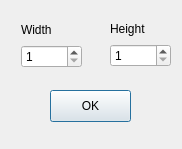
<?xml version="1.0" encoding="UTF-8"?>
<ui version="4.0">
 <class>SizeDialog</class>
 <widget class="QDialog" name="SizeDialog">
  <property name="geometry">
   <rect>
    <x>0</x>
    <y>0</y>
    <width>182</width>
    <height>149</height>
   </rect>
  </property>
  <property name="minimumSize">
   <size>
    <width>182</width>
    <height>149</height>
   </size>
  </property>
  <property name="maximumSize">
   <size>
    <width>182</width>
    <height>149</height>
   </size>
  </property>
  <property name="windowTitle">
   <string>Select size</string>
  </property>
  <widget class="QPushButton" name="btnOK">
   <property name="geometry">
    <rect>
     <x>50</x>
     <y>90</y>
     <width>81</width>
     <height>32</height>
    </rect>
   </property>
   <property name="text">
    <string>OK</string>
   </property>
  </widget>
  <widget class="QWidget" name="">
   <property name="geometry">
    <rect>
     <x>110</x>
     <y>20</y>
     <width>61</width>
     <height>47</height>
    </rect>
   </property>
   <layout class="QVBoxLayout" name="verticalLayout">
    <item>
     <widget class="QLabel" name="label_2">
      <property name="text">
       <string>Height</string>
      </property>
     </widget>
    </item>
    <item>
     <widget class="QSpinBox" name="spinBoxSizeY">
      <property name="minimum">
       <number>1</number>
      </property>
      <property name="maximum">
       <number>100</number>
      </property>
     </widget>
    </item>
   </layout>
  </widget>
  <widget class="QWidget" name="">
   <property name="geometry">
    <rect>
     <x>21</x>
     <y>21</y>
     <width>61</width>
     <height>47</height>
    </rect>
   </property>
   <layout class="QVBoxLayout" name="verticalLayout_2">
    <item>
     <widget class="QLabel" name="label">
      <property name="text">
       <string>Width</string>
      </property>
     </widget>
    </item>
    <item>
     <widget class="QSpinBox" name="spinBoxSizeX">
      <property name="minimum">
       <number>1</number>
      </property>
      <property name="maximum">
       <number>100</number>
      </property>
     </widget>
    </item>
   </layout>
  </widget>
 </widget>
 <resources/>
 <connections/>
</ui>
